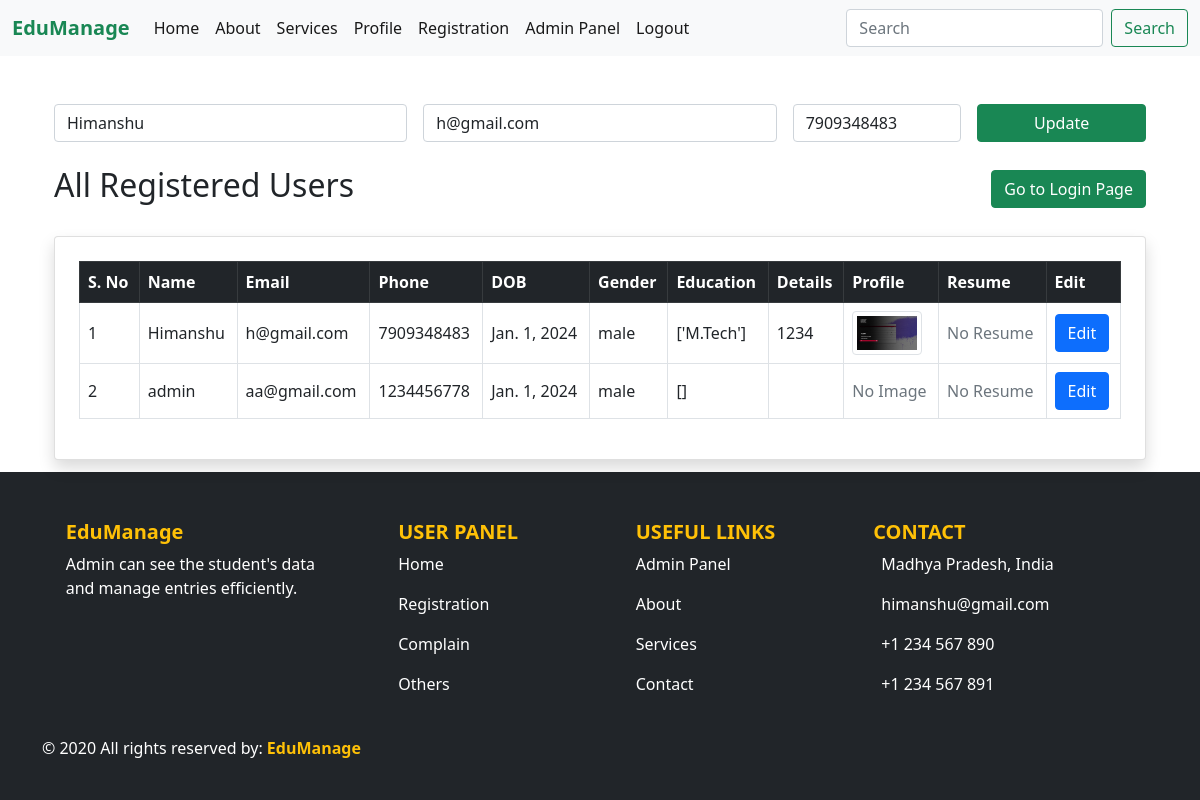
The app's page /edituser/19/ with its own data.
### app/models.py (models this page shows, shortened)
class Students(models.Model):
    stuname = models.CharField(max_length=50)
    stuemail = models.EmailField()
    studetails = models.CharField(max_length=300)
    stuphone = models.BigIntegerField()
    studob = models.DateField()
    stuedu = models.CharField(max_length=50)
    stugender = models.CharField(max_length=50)
    stuimage = models.ImageField(upload_to='images/', blank=True, null=True)
    sturesume = models.FileField(upload_to='files/', blank=True, null=True)
    stupass = models.CharField(max_length=50)

### app/views.py (the view)
# urls.py: path('edituser/<int:pk>/', views.edituser, name='edituser'),
def edituser(request, pk):
    students = Students.objects.all()
    student =  Students.objects.get(id=pk)
    context = {
        'userdata': student,
        'users': students,
        'showform': True,
        'show_profile': True
    }
    return render(request, 'admins.html', context)

### app/templates/admins.html (shortened to what this page needs)
{% extends "base.html" %}
{% load static %}
{% block css %}
<link rel="stylesheet" href="{% static 'css/style.css' %}">
{% endblock %}
{% block content %}
{% if show_profile %}
<div class="container mt-5">
{% if userdata and showform %}
  <form action="{% url 'edituserdata' pk=userdata.id %}" method="post" class="row g-3 mb-4">
    <div class="col-md-4">
      <input type="text" name="stuname" value="{{ userdata.stuname }}" class="form-control" required>
    </div>
    <div class="col-md-4">
      <input type="email" name="stuemail" value="{{ userdata.stuemail }}" class="form-control">
    </div>
    <div class="col-md-2">
      <input type="number" name="stuphone" value="{{ userdata.stuphone }}" class="form-control" required>
    </div>
    <div class="col-md-2">
      <input type="submit" value="Update" class="btn btn-success w-100">
    </div>
  </form>
{% endif %}
  <div class="d-flex justify-content-between align-items-center mb-4">
    <h2>All Registered Users</h2>
    <a href="{% url 'login' %}" class="btn btn-success">Go to Login Page</a>
  </div>
  <div class="card shadow p-4">
    <div class="table-responsive">
      <table class="table table-bordered table-hover align-middle">
        <thead class="table-dark">
          <tr>
            <th>S. No</th>
            <th>Name</th>
            <th>Email</th>
            <th>Phone</th>
            <th>DOB</th>
            <th>Gender</th>
            <th>Education</th>
            <th>Details</th>
            <th>Profile</th>
            <th>Resume</th>
            <th>Edit</th>
          </tr>
        </thead>
        <tbody>
          {% for user in users %}
          <tr>
            <td>{{ forloop.counter }}</td>
            <td>{{ user.stuname }}</td>
            <td>{{ user.stuemail }}</td>
            <td>{{ user.stuphone }}</td>
            <td>{{ user.studob }}</td>
            <td>{{ user.stugender }}</td>
            <td>{{ user.stuedu }}</td>
            <td>{{ user.studetails }}</td>
            <td>
              {% if user.stuimage %}
              <img src="{{ user.stuimage.url }}" alt="Profile" class="img-thumbnail" style="max-width: 70px;">
              {% else %}
              <span class="text-muted">No Image</span>
              {% endif %}
            </td>
            <td>
              {% if user.sturesume %}
              <a href="{{ user.sturesume.url }}" class="btn btn-sm btn-success" target="_blank">Download</a>
              {% else %}
              <span class="text-muted">No Resume</span>
              {% endif %}
            </td>
            <td>
              <form method="get" action="{% url 'edituser' pk=user.id %}">
                <button type="submit" class="btn btn-primary">Edit</button>
              </form>
            </td>
          </tr>
          {% endfor %}
        </tbody>
      </table>
    </div>
  </div>
  {% else %}
  <div class="alert alert-success text-center" role="alert">
    Please log in to view admin data.
  </div>
  {% endif %}
</div>
{% endblock %}

### app/static/css/style.css (style rules this page uses)
body { display: flex; flex-direction: column; min-height: 100vh; }
.card { overflow: hidden; position: relative; transition: transform 0.3s ease; }

### records on screen
Students: stuname "Himanshu", stuemail "h@gmail.com", stuphone "7909348483", studob "Jan. 1, 2024", stugender "male", stuedu "['M.Tech']", studetails "1234", stuimage (picture), sturesume "No Resume"
Students: stuname "admin", stuemail "aa@gmail.com", stuphone "1234456778", studob "Jan. 1, 2024", stugender "male", stuedu "[]", stuimage "No Image", sturesume "No Resume"
